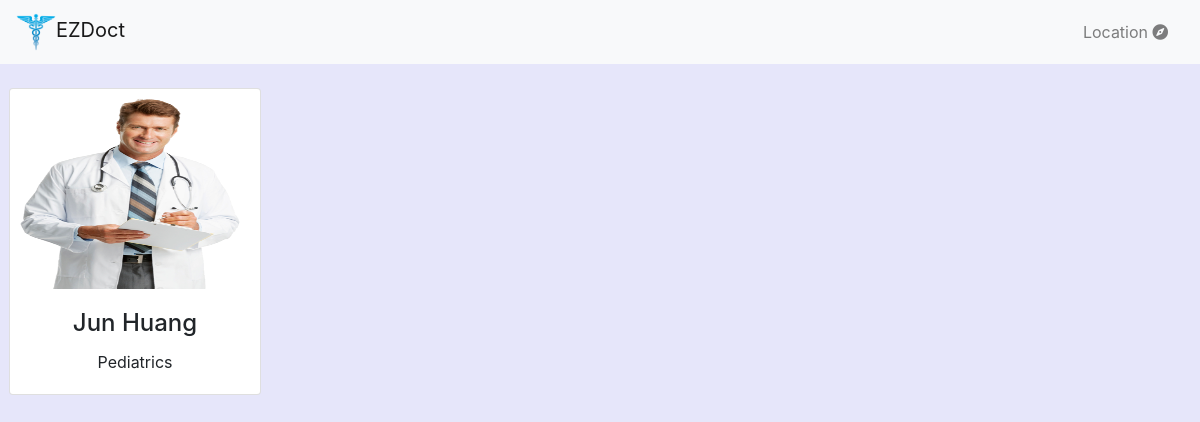
Before: /home/our_team/ with the older database file.
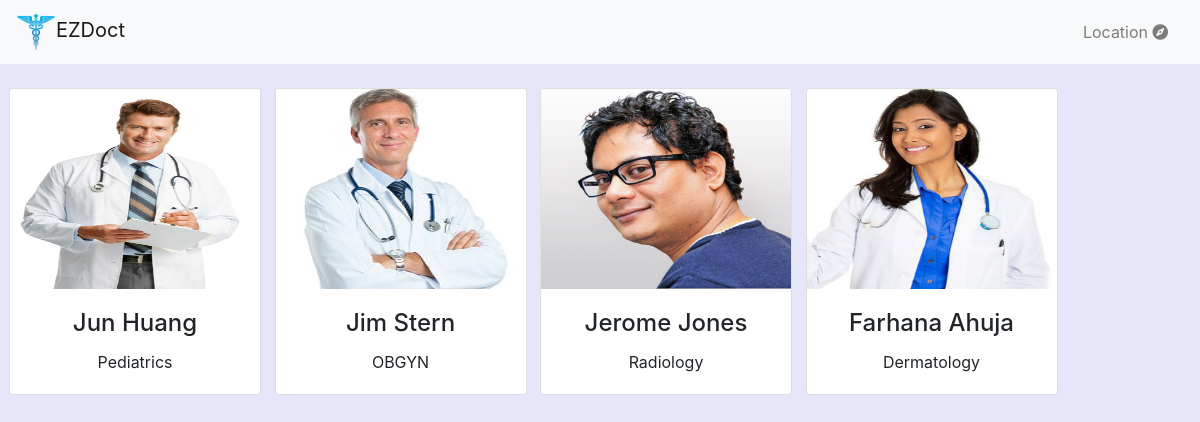
After: the same page with the newer database file.
### scheduling/models.py (models this page shows)
class Doctor(models.Model):
    upin = models.AutoField(primary_key=True) #unique physician identification number
    user = models.OneToOneField(User, on_delete=models.CASCADE) #user id
    user.user_type = "doctor"
    specialty = models.CharField(max_length=20, blank=False)
    picture = models.ImageField(upload_to = 'doctors', blank=False)
    def __str__(self):
        return str(self.user)

class User(AbstractUser):
    users = (
        ('doctor', 'Doctor'),
        ('patient', 'Patient'),
        ('assistant', 'Assistant'),
    )
    user_type = models.CharField(choices=users, max_length=9)
    def __str__(self):
        return self.first_name  + " " + self.last_name

### scheduling/views/user.py (the view)
# urls.py: path('our_team/',user.our_team,name='our_team'),
def our_team(request):
    doctors = Doctor.objects.all()
    print(doctors)
    args = {"doctors" : doctors}
    return render(request, 'scheduling/our_team.html', args)

### scheduling/templates/scheduling/our_team.html (shortened to what this page needs)
{% extends 'scheduling/base.html' %}
{% load staticfiles %}
{% load static %}
{% load crispy_forms_tags %}
{% block content %}
<nav class="navbar navbar-expand-lg navbar-light bg-light">
    <div class="d-flex flex-grow-1">
        <a class="navbar-brand d-none d-lg-inline-block" href="{% url 'login' %}">
            <img src="{% static 'images/caduceus.png' %}" alt="Logo" style="width:40px;">EZDoct
        </a>
        <div class="w-100 text-right">
        </div>
    </div>
    <div class="collapse navbar-collapse flex-grow-1 text-right" id="myNavbar">
        <ul class="navbar-nav ml-auto flex-nowrap">
            <li class="nav-item">
                <a href="#" class="nav-link m-2 menu-item" data-toggle="modal" data-target="#location">Location
                    <i class="fa fa-compass"></i></a>
            </li>
        </ul>
    </div>
</nav>
<br>
<div id="doctors">
    {% for doctor in doctors %}
    <div class="card">
        <img class="card-img-top img-fluid" src="{{ doctor.picture.url }}" alt="Card image">
        <div class="card-body center">
            <h4 class="card-title">{{ doctor.user }}</h4>
            <p class="card-text">{{ doctor.specialty }}</p>
        </div>
    </div>
    {% endfor %}
</div>
{% endblock %}

### scheduling/templates/scheduling/base.html (shortened to what this page needs)
{% load staticfiles %}
{% load static %}
{% load crispy_forms_tags %}
<!DOCTYPE html>
<html lang="en">
<head>
    <link rel="stylesheet" href="https://use.fontawesome.com/releases/v5.7.2/css/all.css">
    <link rel="stylesheet" href="https://maxcdn.bootstrapcdn.com/bootstrap/4.2.1/css/bootstrap.min.css">
    <link rel="stylesheet" href="https://cdnjs.cloudflare.com/ajax/libs/bootstrap-datetimepicker/4.17.47/css/bootstrap-datetimepicker.min.css" />
    <link rel="stylesheet" href="{% static 'css/login.css' %}" type="text/css" />
</head>
<body>
    {% block content%}
    {% endblock %}
</body>
</html>

### scheduling/static/css/login.css (style rules this page uses)
body, html { width: 100%; height: 100%; background-color: #e6e6fa; overflow: hidden; }
.center { text-align: center; }
nav { height: 8vh; }
#doctors>* { display: inline; }
.card-img-top { width: 250px; height: 200px; }
#doctors > * { display: inline-block; }

Changed rows visible on the page:
added Doctor: picture (picture), user "Jim Stern", specialty "OBGYN"
added Doctor: picture (picture), user "Jerome Jones", specialty "Radiology"
added Doctor: picture (picture), user "Farhana Ahuja", specialty "Dermatology"
